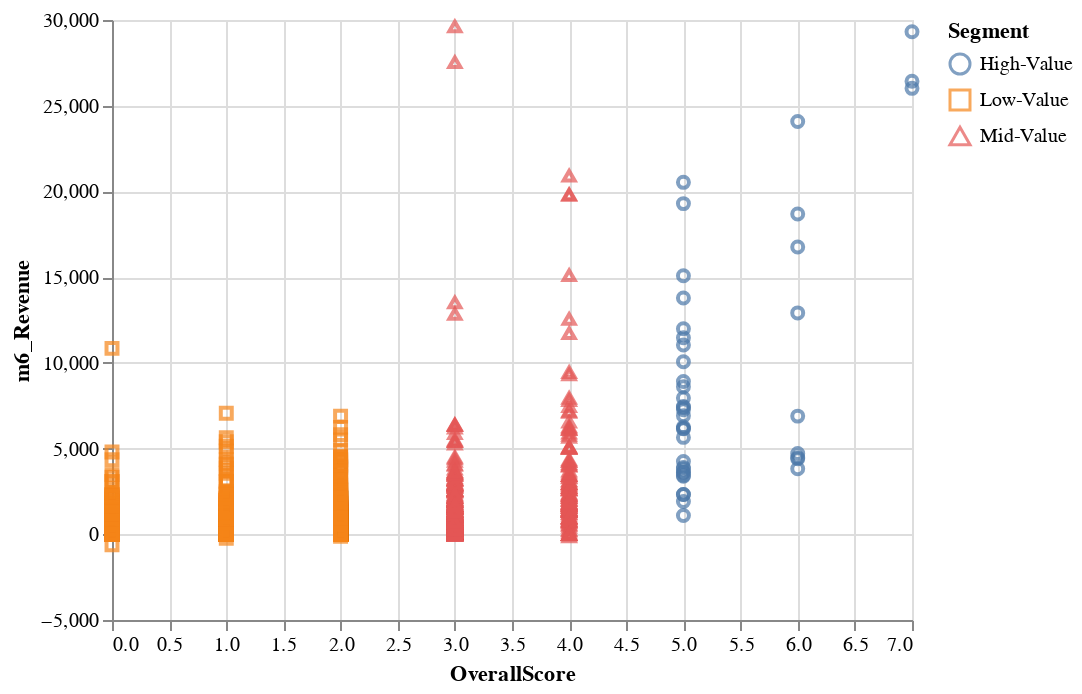

Write notebook code for a chart like this one.
### Code cell
tx_merge = pd.merge(tx_user, tx_user_6m, on='CustomerID', how='left')
tx_merge = tx_merge.fillna(0)

tx_graph = tx_merge.query("m6_Revenue < 30000")

alt.Chart(tx_graph).mark_point().encode(
    x='OverallScore',
    y='m6_Revenue',
    color='Segment',
    shape='Segment',
)

### Figure 1 — Vega-Lite specification as saved in the notebook (floating-point values rounded to 4 significant figures; data arrays with more than 128 entries replaced by an {"elided": "..."} marker saying what was removed)
{"config": {"view": {"continuousWidth": 400, "continuousHeight": 300}}, "data": {"name": "data-b80c105280fbfc6fefb6e48eaa0054e4"}, "mark": "point", "encoding": {"color": {"type": "nominal", "field": "Segment"}, "shape": {"type": "nominal", "field": "Segment"}, "x": {"type": "quantitative", "field": "OverallScore"}, "y": {"type": "quantitative", "field": "m6_Revenue"}}, "$schema": "https://vega.github.io/schema/vega-lite/v4.8.1.json", "datasets": {"data-b80c105280fbfc6fefb6e48eaa0054e4": {"elided": "1833 records"}}}
